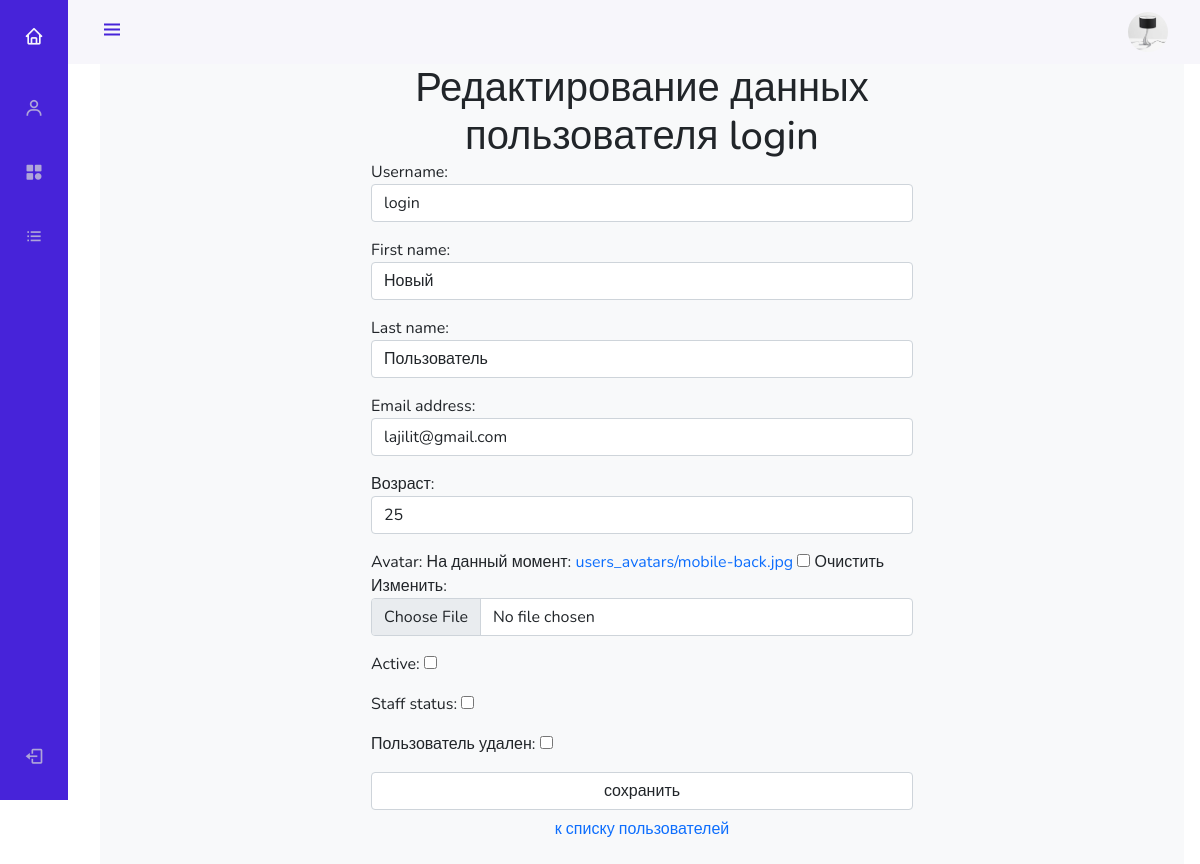
The app's page /admin_panel/users/update/2/ (signed in) with its own data.
### authapp/models.py (models this page shows)
class ShopUser(AbstractUser):
    objects: models.Manager()
    avatar = models.ImageField(
        upload_to='users_avatars',
        blank=True
    )
    age = models.PositiveIntegerField(
        verbose_name='возраст'
    )
    is_deleted = models.BooleanField(
        default=False,
        verbose_name='пользователь удален'
    )

### adminapp/views.py (the view)
class UserUpdateView(LoginRequiredMixin, UpdateView):
    model = ShopUser
    template_name = 'adminapp/shopuser_form.html'
    success_url = reverse_lazy('admin_panel:users')
    form_class = ShopUserAdminEditForm
    def get_context_data(self, **kwargs):
        context = super().get_context_data(**kwargs)
        context['title'] = \
            f'редактирование данных пользователя {self.object.username}'
        return context

### adminapp/forms.py
class ShopUserAdminEditForm(ShopUserEditForm):
    class Meta:
        model = ShopUser
        fields = (
            'username',
            'first_name',
            'last_name',
            'email',
            'age',
            'avatar',
            'is_active',
            'is_staff',
            'is_deleted'
        )

### adminapp/templates/adminapp/shopuser_form.html (shortened to what this page needs)
{% extends 'adminapp/layout.html' %}
{% load static %}
{% block content %}
<div class="w-50 m-auto">
          <h1 class="m-auto text-center">{{ title|capfirst }}</h1>
  <form class="form-horizontal" method="post" enctype="multipart/form-data">
    {{ form.as_p }}
    <input class="form-control" type="submit" value="сохранить">
  </form>
  <button class="btn btn-round form-control last">
    <a href="{% url 'admin_panel:users' %}">
      к списку пользователей
    </a>
  </button>
</div>
{% endblock %}

### adminapp/templates/adminapp/layout.html (shortened to what this page needs)
<!DOCTYPE html>
{% load static %}
<html>
<head>
    <link rel="stylesheet"
          href="https://cdn.jsdelivr.net/npm/bootstrap@5.0.1/dist/css/bootstrap.min.css"
>
    <link rel="stylesheet" type="text/css"
          href="{% static '/style.css' %}">
    <link rel="stylesheet"
          href="{% static '/fonts/font-awesome/css/font-awesome.css' %}">
    <link rel="stylesheet" type="text/css"
          href="{% static 'adminapp/style.css' %}">
    <link rel='stylesheet'
          href='https://unpkg.com/boxicons@2.0.7/css/boxicons.min.css'>
</head>
<body id="body-pd">
<header class="header" id="header">
    <div class="header_toggle">
        <i class='bx bx-menu' id="header-toggle"></i>
    </div>
    <div class="header_img">
        <img src="/media/{{ user.avatar }}" alt="">
    </div>
</header>
<div class="l-navbar" id="nav-bar">
    <nav class="nav">
        <div>
            <a href="{% url 'index' %}" class="nav_logo">
                <i class='bx bx-home nav_logo-icon'></i>
            </a>
            <div class="nav_list">
                {% include 'adminapp/includes/inc_menu.html' %}
            </div>
        </div>
        <a href="{% url 'auth:logout' %}" class="nav_link">
            <i class='bx bx-log-out nav_icon'></i>
        </a>
    </nav>
</div>
<div class="height-100 bg-light">
    {% block content %}
    {% endblock %}
</div>
</body>
</html>

### geekshop/static/style.css (style rules this page uses)
* { margin: 0; padding: 0; }
body { font-family: 'Montserrat', sans-serif; }
html, body { height: 100%; }

### adminapp/static/adminapp/style.css (style rules this page uses)
:root { --header-height: 3rem; --nav-width: 68px; --first-color: #4723D9; --first-color-light: #AFA5D9; --white-color: #F7F6FB; --body-font: 'Nunito', sans-serif; --normal-font-size: 1rem; --z-fixed: 100 }
body { position: relative; margin: var(--header-height) 0 0 0; padding: 0 1rem; font-family: var(--body-font); font-size: var(--normal-font-size); transition: .5s }
a { text-decoration: none }
.header { width: 100%; height: var(--header-height); position: fixed; top: 0; left: 0; display: flex; align-items: center; justify-content: space-between; padding: 0 1rem; background-color: var(--white-color); z-index: var(--z-fixed); transition: .5s }
.header_toggle { color: var(--first-color); font-size: 1.5rem; cursor: pointer }
.header_img { width: 35px; height: 35px; display: flex; justify-content: center; border-radius: 50%; overflow: hidden }
.header_img img { width: 40px }
.l-navbar { position: fixed; top: 0; left: -30%; width: var(--nav-width); height: 100vh; background-color: var(--first-color); padding: .5rem 1rem 0 0; transition: .5s; z-index: var(--z-fixed) }
.nav { height: 100%; display: flex; flex-direction: column; justify-content: space-between; overflow: hidden }
.nav_logo, .nav_link { display: grid; grid-template-columns: max-content max-content; align-items: center; column-gap: 1rem; padding: .5rem 0 .5rem 1.5rem }
.nav_logo { margin-bottom: 2rem }
.nav_logo-icon { font-size: 1.25rem; color: var(--white-color) }
.nav_link { position: relative; color: var(--first-color-light); margin-bottom: 1.5rem; transition: .3s }
.nav_icon { font-size: 1.25rem }
.height-100 { height: 100vh }
@media screen and (min-width: 768px) { body { margin: calc(var(--header-height) + 1rem) 0 0 0; padding-left: calc(var(--nav-width) + 2rem) } }
@media screen and (min-width: 768px) { .header { height: calc(var(--header-height) + 1rem); padding: 0 2rem 0 calc(var(--nav-width) + 2rem) } }
@media screen and (min-width: 768px) { .header_img { width: 40px; height: 40px } }
@media screen and (min-width: 768px) { .header_img img { width: 45px } }
@media screen and (min-width: 768px) { .l-navbar { left: 0; padding: 1rem 1rem 0 0 } }

### records on screen
ShopUser: avatar (picture)
ShopUser: username "login", first_name "Новый", last_name "Пользователь", email "lajilit@gmail.com", age "25"

### other values on screen
{{ title|capfirst }} "Редактирование данных пользователя login"
